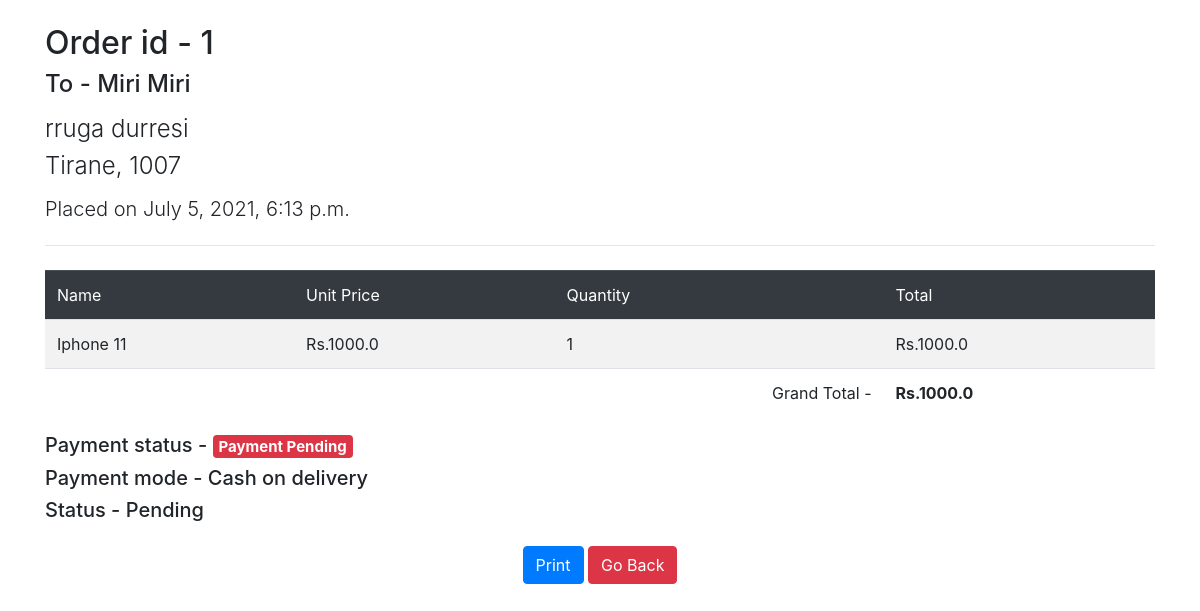
The app's page /orders/invoice/1/ (signed in) with its own data.
### orders/models.py (models this page shows, shortened)
class Order(models.Model):
    user = models.ForeignKey(settings.AUTH_USER_MODEL,
                             related_name='orders', on_delete=models.CASCADE)
    address = models.CharField(max_length=150, blank=False, null=False)
    pin_code = models.CharField(max_length=10)
    city = models.CharField(max_length=50)
    paid = models.BooleanField(default=False)
    created = models.DateTimeField(auto_now_add=True)
    updated = models.DateTimeField(auto_now=True)
    status = models.CharField(
        choices=choices, max_length=10, default='Pending')
    total_price = models.FloatField(null=False, blank=False)
    class Meta:
        ordering = ('-created',)

class OrderItem(models.Model):
    order = models.ForeignKey(
        Order, related_name='items', on_delete=models.CASCADE)
    product = models.ForeignKey(
        Product, related_name='ordered', on_delete=models.CASCADE)
    quantity = models.PositiveIntegerField(default=1)
    total = models.FloatField(null=False, blank=False)

### store/models.py (models this page shows, shortened)
class Product(models.Model):
    category = models.ForeignKey(
        Category, on_delete=models.CASCADE, related_name='products')
    name = models.CharField(max_length=100, null=False, blank=False)
    slug = models.SlugField(unique_for_date='created')
    description = models.TextField(null=False, blank=False)
    price = models.FloatField(null=False)
    created = models.DateTimeField(auto_now_add=True)
    updated = models.DateTimeField(auto_now=True)
    image = models.ImageField(upload_to='media/products/%Y/%m/%d/', blank=True)
    availibility = models.BooleanField(null=False, default=True)
    class Meta:
        index_together = ('id', 'slug')
        ordering = ('-created',)

### orders/views.py (the view)
# urls.py: path('invoice/<int:pk>/', views.OrderInvoice.as_view(), name='invoice')
class OrderInvoice(LoginRequiredMixin, generic.DetailView):
    model = Order
    context_object_name = 'order'
    template_name = 'orders/order_invoice.html'
    def get_queryset(self):
        qs = super().get_queryset()
        return qs.prefetch_related('items', 'items__product')
    def get_object(self, **kwargs):
        obj = super().get_object(**kwargs)
        if obj.user_id == self.request.user.id or self.request.user.is_superuser:
            return obj
        raise Http404

### cart/cart.py (called while the page is built)
def cart_preprocessor(request):
    return {'cart': Cart(request)}

### orders/templates/orders/order_invoice.html (shortened to what this page needs)
<!DOCTYPE html>
<html lang="en">
  <head>
    <link
      rel="stylesheet"
      href="https://stackpath.bootstrapcdn.com/bootstrap/4.4.1/css/bootstrap.min.css"
    />
  </head>
  <body>
    <div class="container my-4">
      <h2>Order id - {{order.id}}</h2>
      <h4 class="mb-3">
        To - {{order.user.first_name|default:order.user.username}}
        {{order.user.last_name}}
      </h4>
      <h4 class="font-weight-light">{{order.address}}</h4>
      <h4 class="font-weight-light mb-3">{{order.city}}, {{order.pin_code}}</h4>
      <h5 class="font-weight-light mb-4">Placed on {{order.created}}</h5>
      <hr />
      <table class="table table-striped mt-4">
        <thead class="table-dark">
          <tr>
            <td>Name</td>
            <td>Unit Price</td>
            <td>Quantity</td>
            <td>Total</td>
          </tr>
        </thead>
        <tbody>
          {% for o in order.items.all %}
          <tr>
            <td>{{o.product.name}}</td>
            <td>Rs.{{o.product.price}}</td>
            <td>{{o.quantity}}</td>
            <td>Rs.{{o.total}}</td>
          </tr>
          {% endfor %}
        </tbody>
        <tfoot>
          <tr>
            <td colspan="2"></td>
            <td class="text-right">Grand Total -</td>
            <td>
              <b>Rs.{{order.total_price}}</b>
            </td>
          </tr>
        </tfoot>
      </table>
      <h5>
        Payment status - {% if order.paid %}
        <span class="badge badge-success">Paid</span>
        {% else %}
        <span class="badge badge-danger">Payment Pending</span>
        {% endif %}
      </h5>
      <h5>Payment mode - Cash on delivery</h5>
      <h5>Status - {{order.status}}</h5>
    </div>
    <footer class="text-center d-print-none">
      <button class="btn btn-primary" onclick="window.print()">Print</button>
      <button class="btn btn-danger" onclick="history.back()">Go Back</button>
    </footer>
  </body>
</html>

### records on screen
Order: id "1", user.first_name "Miri", user.last_name "Miri", address "rruga durresi", city "Tirane", pin_code "1007", created "July 5, 2021, 6:13 p.m.", total_price "1000.0", status "Pending"
OrderItem: product.name "Iphone 11", product.price "1000.0", quantity "1", total "1000.0"
